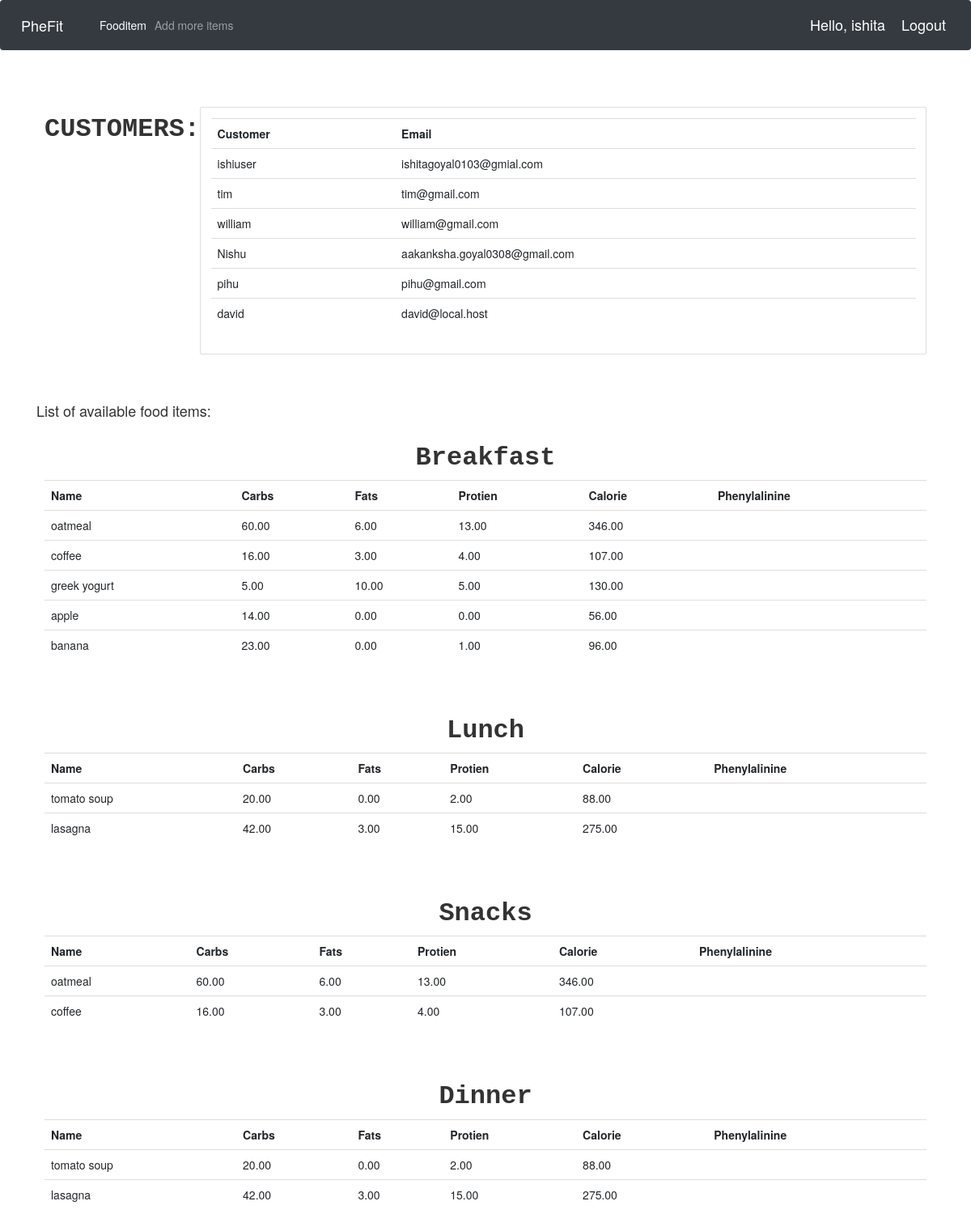
Before: / (signed in) with the older database file.
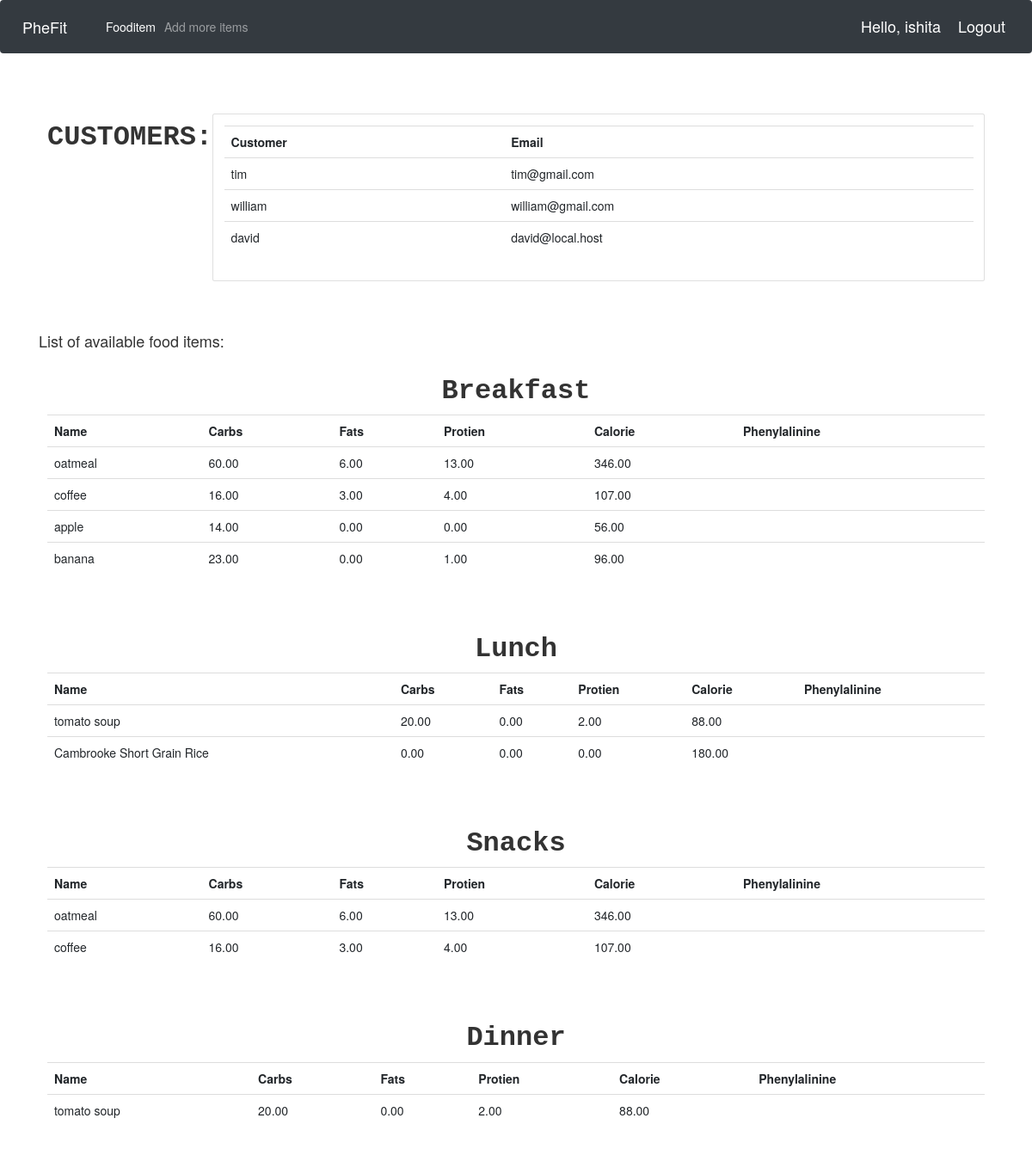
After: the same page with the newer database file.
### Fityfeed/models.py (models this page shows, shortened)
class Customer(models.Model):
    user = models.OneToOneField(User, null=True, on_delete=models.CASCADE)
    name=models.CharField(max_length=200,null=True)
    email=models.CharField(max_length=200,null=True)
    date_created=models.DateTimeField(auto_now_add=True,null=True)

class Fooditem(models.Model):
    name = models.CharField(max_length=200)
    category = models.ManyToManyField(Category)
    carbohydrate = models.DecimalField(max_digits=5,decimal_places=2,default=0)
    fats = models.DecimalField(max_digits=5,decimal_places=2,default=0)
    protein = models.DecimalField(max_digits=5,decimal_places=2,default=0)
    calorie=models.DecimalField(max_digits=5,decimal_places=2,default=0,blank=True)
    phenylalanine=models.DecimalField(max_digits=5,decimal_places=2,default=0,blank=True)
    quantity = models.IntegerField(default=1,null=True,blank=True)

### Fityfeed/decorators.py (the view)
    def wrapper_func(request,*args,**kwargs):
        group=None
        if request.user.groups.exists():
            group=request.user.groups.all()[0].name
        if group=='user':
            return redirect('userPage')
        if group=='admin':
            return view_func(request,*args,**kwargs)

### Fityfeed/views.py (called while the page is built)
@login_required(login_url='login')
@admin_only
def home(request):
    breakfast=Category.objects.filter(name='breakfast')[0].fooditem_set.all()[:5]
    lunch=Category.objects.filter(name='lunch')[0].fooditem_set.all()[:5]
    dinner=Category.objects.filter(name='dinner')[0].fooditem_set.all()[:5]
    snacks=Category.objects.filter(name='snacks')[0].fooditem_set.all()[:5]
    customers=Customer.objects.all()
    context={'breakfast':breakfast,
              'lunch':lunch,
              'dinner':dinner,
              'snacks':snacks,
              'customers':customers,
            }
    return render(request,'main.html',context)

### Fityfeed/templates/main.html (shortened to what this page needs)
{% load static %}
<!DOCTYPE html>
<html lang="en">
<head>
    <link rel="stylesheet" href="https://stackpath.bootstrapcdn.com/bootstrap/4.5.0/css/bootstrap.min.css"0>
    <link rel="stylesheet" href="{% static 'css/main.css' %}">
	<link rel="stylesheet" href="https://maxcdn.bootstrapcdn.com/bootstrap/3.3.7/css/bootstrap.min.css">
</head>
<body>
	<div class="image-container">
	</div>
    {% include 'navbar.html' %}
    <br>
    <br>
    <div class="container">
    {% block content %}
        <div class="flex-box-row">
            <h5 id="heading">CUSTOMERS:</h5>
            <br>
            <br>
            <div class="card card-body">
               <table class="table table-sm">
                    <tr>
                        <th>Customer</th>
                        <th>Email</th>
                    </tr>
                    {% for cust in customers %}
                    <tr>
                        <td>{{cust.name}} </td>
                        <td> {{cust.email}} </td>
                    </tr>
                    {% endfor %}
                </table>
            </div>
        </div>
        <br><br>
    <h4>List of available food items:</h4>
        <div class="flex-box-row">
            <h5 id="heading">Breakfast</h5>
               <table class="table table-sm">
                    <tr>
                        <th>Name</th>
                        <th>Carbs</th>
                        <th>Fats</th>
                        <th>Protien</th>
                        <th>Calorie</th>
                        <th>Phenylalinine</th>
                    </tr>
                   {% for items in breakfast %}
                    <tr>
                        <td>{{items.name}} </td>
                        <td>{{items.carbohydrate}} </td>
                        <td>{{items.fats}} </td>
                        <td>{{items.protein}} </td>
                        <td>{{items.calorie}} </td>
                        <td>{{items.phenylalinine}}</td>
                        </tr>
                    {% endfor %}
                </table>
        </div>
<br>
        <div class="flex-box-row">
            <h5 id="heading">Lunch</h5>
             <table class="table table-sm">
                    <tr>
                        <th>Name</th>
                        <th>Carbs</th>
                        <th>Fats</th>
                        <th>Protien</th>
                        <th>Calorie</th>
                        <th>Phenylalinine</th>
                    </tr>
                   {% for items in lunch %}
                    <tr>
                        <td>{{items.name}} </td>
                        <td>{{items.carbohydrate}} </td>
                        <td>{{items.fats}} </td>
                        <td>{{items.protein}} </td>
                        <td>{{items.calorie}} </td>
                        <td>{{items.phenylalinine}}</td>
                        </tr>
                    {% endfor %}
                </table>
        </div>
        <br>
        <div class="flex-box-row">
            <h5 id="heading">Snacks</h5>
                <table class="table table-sm">
                    <tr>
                        <th>Name</th>
                        <th>Carbs</th>
                        <th>Fats</th>
                        <th>Protien</th>
                        <th>Calorie</th>
                        <th>Phenylalinine</th>
                    </tr>
                   {% for items in snacks %}
                    <tr>
                        <td>{{items.name}} </td>
                        <td>{{items.carbohydrate}} </td>
                        <td>{{items.fats}} </td>
                        <td>{{items.protein}} </td>
                        <td>{{items.calorie}} </td>
                        <td>{{items.phenylalinine}}</td>
                        </tr>
                    {% endfor %}
                </table>
        </div>
        <br>
        <div class="flex-box-row">
            <h5 id="heading">Dinner</h5>
                <table class="table table-sm">
                    <tr>
                        <th>Name</th>
                        <th>Carbs</th>
                        <th>Fats</th>
                        <th>Protien</th>
                        <th>Calorie</th>
                        <th>Phenylalinine</th>
                    </tr>
                   {% for items in dinner %}
                    <tr>
                        <td>{{items.name}} </td>
                        <td>{{items.carbohydrate}} </td>
                        <td>{{items.fats}} </td>
                        <td>{{items.protein}} </td>
                        <td>{{items.calorie}} </td>
                        <td>{{items.phenylalinine}}</td>
                        </tr>
                    {% endfor %}
                </table>
        </div>
<br>
    {% endblock %}
    </div>
</body>
</html>

### Fityfeed/templates/navbar.html (shortened to what this page needs)
{% load static%}
<nav class="navbar navbar-expand-lg navbar-dark bg-dark">
    <a class="navbar-brand" href="{% url 'home' %}">PheFit</a>
    <div class="collapse navbar-collapse" id="navbarSupportedContent">
    {% if request.user.is_staff %}
      <ul class="navbar-nav mr-auto">
        <li class="nav-item active">
          <a class="nav-link" href="{% url 'fooditem' %}">Fooditem<span class="sr-only">(current)</span></a>
        </li>
        <li class="nav-item">
          <a class="nav-link" href="{% url 'createfooditem' %}">Add more items</a>
        </li>
      </ul>
    {% endif %}
    </div>
    <span class="hello-msg">Hello, {{request.user}}</span>
    <span ><a  class="hello-msg" href="{% url 'logout' %}">Logout</a></span>
  </nav>

### static/css/main.css (style rules this page uses)
.flex-box-row { display:flex; padding : 10px; flex-wrap: wrap; justify-content: space-around; }
#heading { text-shadow: antiquewhite; font-family: 'Courier New', Courier, monospace; font-weight: 550; font-size: xx-large; text-align: left; }

### Fityfeed/templates/main.html (style rules this page uses)
.image-container { position: absolute; top: 0; right: 0; padding: 10px; }

### Fityfeed/templates/navbar.html (style rules this page uses)
.hello-msg { font-size: 18px; color: #fff; margin-right: 20px; }

Changed rows visible on the page:
removed Customer: name "ishiuser", email "ishitagoyal0103@gmial.com"
removed Customer: name "Nishu", email "aakanksha.goyal0308@gmail.com"
removed Customer: name "pihu", email "pihu@gmail.com"
removed Fooditem: name "greek yogurt", carbohydrate "5.00", fats "10.00", protein "5.00", calorie "130.00", shown under "Breakfast"
removed Fooditem: name "lasagna", carbohydrate "42.00", fats "3.00", protein "15.00", calorie "275.00"
added Fooditem: name "Cambrooke Short Grain Rice", carbohydrate "0.00", fats "0.00", protein "0.00", calorie "180.00", shown under "Lunch"
